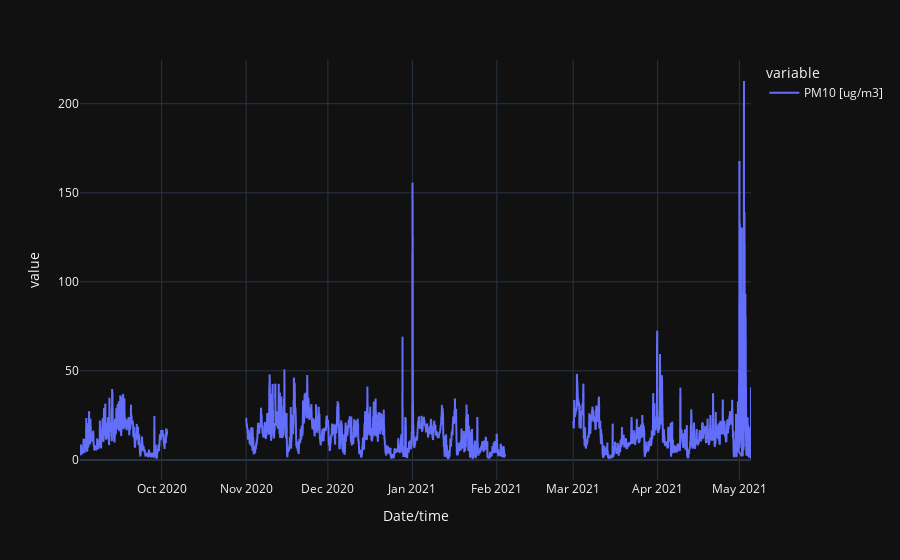

Notebook cell for this chart:
### Code cell
pm10_series.plot()

### Figure 1 — Plotly figure (JSON) as saved in the notebook; plotly's stock layout.template omitted (floating-point values rounded to 4 significant figures; data arrays with more than 128 entries replaced by an {"elided": "..."} marker saying what was removed)
{"data": [{"hovertemplate": "variable=PM10 [ug/m3]<br>Date/time=%{x}<br>value=%{y}<extra></extra>", "legendgroup": "PM10 [ug/m3]", "line": {"color": "#636efa", "dash": "solid"}, "mode": "lines", "name": "PM10 [ug/m3]", "showlegend": true, "type": "scattergl", "x": {"elided": "7439 str values"}, "xaxis": "x", "y": {"elided": "7439 float values"}, "yaxis": "y"}], "layout": {"legend": {"title": {"text": "variable"}, "tracegroupgap": 0}, "margin": {"t": 60}, "xaxis": {"anchor": "y", "domain": [0, 1], "title": {"text": "Date/time"}}, "yaxis": {"anchor": "x", "domain": [0, 1], "title": {"text": "value"}}}}
